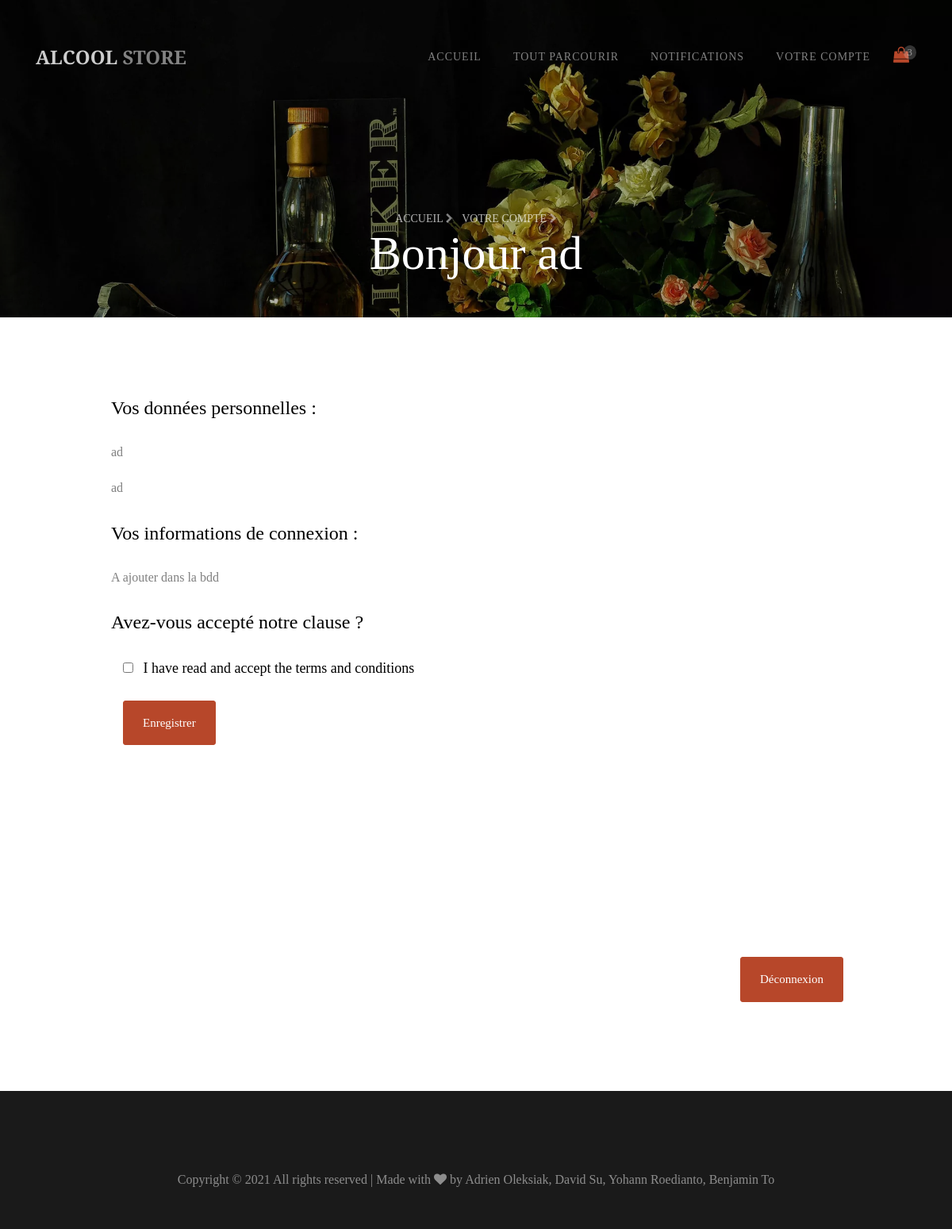
The page /compte.php on the database as committed earlier.
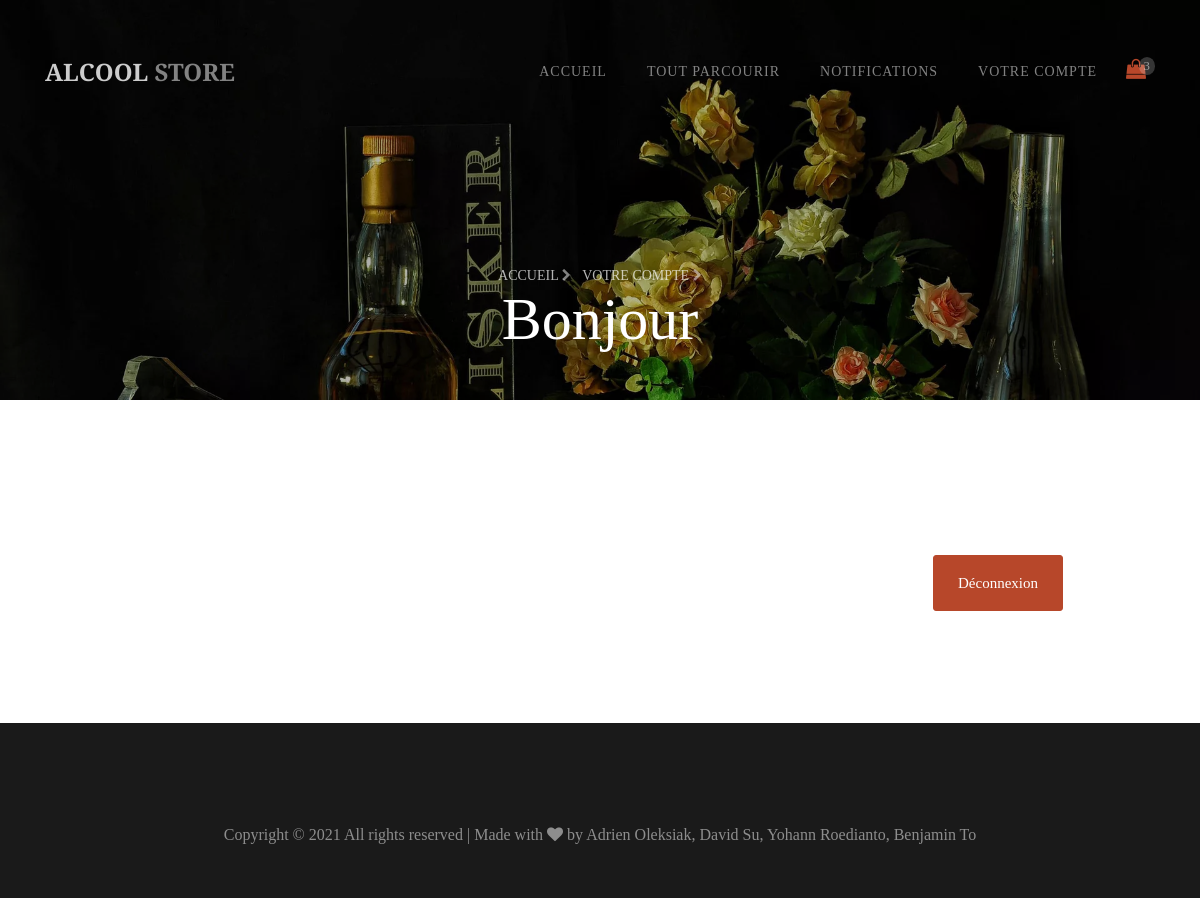
The same page on the database as committed later.
### tables this page shows
CREATE TABLE IF NOT EXISTS `acheteur` (
  `idAcheteur` int(11) NOT NULL AUTO_INCREMENT,
  `idPanier` int(11) DEFAULT NULL,
  `nomAcheteur` varchar(255) NOT NULL,
  `prenomAcheteur` varchar(255) NOT NULL,
  `adresseAcheteur` varchar(255) NOT NULL,
  `emailAcheteur` varchar(255) NOT NULL,
  `connexion` tinyint(1) DEFAULT NULL,
  `CritPrixInferieur` int(200) DEFAULT NULL,
  `CritPrixSuperieur` int(200) DEFAULT NULL,
  `typeAchat` enum('immediat','transaction','meilleurOffre') DEFAULT NULL,
  `rarete` enum('hautDeGamme','rare','regulier') DEFAULT NULL,
  `categorie` varchar(255) DEFAULT NULL,
  PRIMARY KEY (`idAcheteur`),
  KEY `idPanier` (`idPanier`)
);

### compte.php (the view, shortened to what this page needs)
<?php
$db_handle = mysqli_connect('localhost', 'root', '');
    $visiteur="";
    $user="";
    $sql2 = "SELECT * FROM acheteur WHERE connexion = '1'";
    $result2 = mysqli_query($db_handle, $sql2);
 if(mysqli_num_rows($result2) != 0)
 {
     $visiteur="acheteur";
     $user = mysqli_fetch_assoc($result2);
 }
?>
<!DOCTYPE html>
<html lang="fr">
<head>
    <link rel="stylesheet" href="https://stackpath.bootstrapcdn.com/font-awesome/4.7.0/css/font-awesome.min.css">
    <link rel="stylesheet"
    href="https://cdnjs.cloudflare.com/ajax/libs/bootstrap-select/1.13.1/css/bootstrap-select.min.css">
    <link rel="stylesheet" href="style.css" />
</head>
<body>
    <nav class="navbar navbar-expand-lg navbar-dark ftco_navbar bg-dark ftco-navbar-light" id="ftco-navbar">
        <div class="container">
            <a class="navbar-brand" href="accueil.html">Alcool <span>store</span></a>
            <div class="order-lg-last btn-group">
                <a href="panier.html" class="btn-cart dropdown-toggle dropdown-toggle-split">
                    <span class="fa fa-shopping-bag"></span>
                    <div class="d-flex justify-content-center align-items-center"><small>3</small></div>
                </a>
            </div>
        <div class="collapse navbar-collapse" id="ftco-nav">
            <ul class="navbar-nav ml-auto">
                <li class="nav-item"><a href="accueil.html" class="nav-link">Accueil</a></li>
                <li class="nav-item"><a href="parcourir.php" class="nav-link">Tout parcourir</a></li>
                <li class="nav-item	"><a href="notifications.html" class="nav-link">Notifications</a></li>
                <li class="nav-item"><a href="login.html" class="nav-link">Votre compte</a></li>
            </ul>
        </div>
    </div>
</nav>
<section class="hero-wrap hero-wrap-2" style="background-image:url(images/bg_2.webp)"
data-stellar-background-ratio="0.5">
<div class="overlay"></div>
<div class="container">
    <div class="row no-gutters slider-text align-items-end justify-content-center">
        <div class="col-md-9 ftco-animate mb-5 text-center">
            <p class="breadcrumbs mb-0"><span class="mr-2"><a href="accueil.html">Accueil <i
                class="fa fa-chevron-right"></i></a></span> <span>Votre compte <i
                    class="fa fa-chevron-right"></i></span></p>
                    <h2 class="mb-0 bread">Bonjour <?php if($visiteur=="admin"){echo $user['pseudoAdmin'];}if($visiteur=="acheteur"){echo $user['nomAcheteur'];}if($visiteur=="vendeur"){echo $user['nomVendeur'];} ?></h2>
                </div>
            </div>
        </div>
    </section>
<?php if($visiteur == "acheteur") :?>
<section class="ftco-section">
    <div class="container">
        <div class="row justify-content-center">
            <div class="col-xl-10 ftco-animate">
              <h3 class="mb-4 billing-heading">Vos données personnelles :</h3>
              <p><?php echo $user['nomAcheteur'] ?></p>
              <p><?php echo $user['emailAcheteur'] ?></p>
              <h3 class="mb-4 mt-4 billing-heading">Vos informations de connexion :</h3>
              <p>A ajouter dans la bdd</p>
              <h3 class="mb-4 mt-4 billing-heading">Avez-vous accepté notre clause ?</h3>
              <form action="check.php" class="billing-form">
              <div class="form-group">
                                    <div class="col-md-12">
                                        <div class="checkbox">
                                            <label><input type="checkbox" value="" class="mr-2"> I have read and accept
                                                the terms and conditions</label>
                                        </div>
                                    </div>
                </div>
                <div class="col-md-12">
                                <p><button type="submit" class="btn btn-primary py-3 px-4">Enregistrer</button></p>
                            </div>
               </form>
          </div>
      </div>
  </div>
</section>
<?php endif ?>
 <section class="ftco-section">
    <div class="container">
        <div class="row">
        <div class="col md-3">
            <form action="login.php" method="post" style="margin-left:80%;">
                <p><button type="submit" name="button8" class="btn btn-primary py-3 px-4 mt-4">Déconnexion</button></p>
            </form>
         </div>
        </div>
    </div>
</section>
    <footer class="ftco-footer">
        <div class="container-fluid px-0 py-5">
            <div class="container">
                <div class="row">
                    <div class="col-md-12">
                        <p class="mb-0 text-center" style="color: rgba(255,255,255,.5);">
                            Copyright &copy;
                            <script>document.write(new Date().getFullYear());</script> All rights reserved | Made with <i class="fa fa-heart color-danger" aria-hidden="true"></i> by Adrien Oleksiak, David Su, Yohann Roedianto, Benjamin To</a>
                        </p>
                    </div>
                </div>
            </div>
        </div>
    </footer>
</body>
</html>

Rows that differ between the two databases and show on the page:
no longer on this page (row edited): acheteur: nomAcheteur "ad", emailAcheteur "ad"
Other text that changed with them:
form field value: "☐" → (not shown)
text no longer shown: "Vos données personnelles : Vos informations de connexion : A ajouter dans la bdd Avez-vous accepté notre clause ? I have read and accept the terms and conditions Enregistrer"
